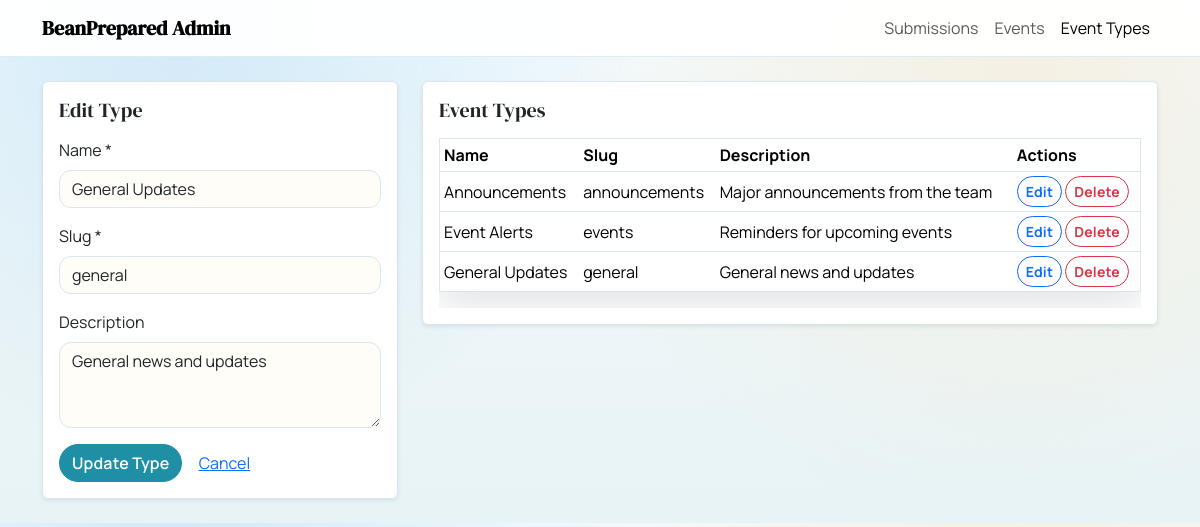
Screenshot of /admin_types.php?edit=1 with the database file from the repository.
### tables this page shows
CREATE TABLE notification_types (
  id INT AUTO_INCREMENT PRIMARY KEY,
  slug VARCHAR(32) NOT NULL UNIQUE,
  name VARCHAR(64) NOT NULL,
  description VARCHAR(255) DEFAULT NULL
);

### admin_types.php (the view, shortened to what this page needs)
<?php
$pdo = db();
$editType = null;
function h(string $value): string
{
    return htmlspecialchars($value, ENT_QUOTES, 'UTF-8');
}
$editId = (int) ($_GET['edit'] ?? 0);
if ($editId > 0) {
    $stmt = $pdo->prepare('SELECT id, slug, name, description FROM notification_types WHERE id = :id');
    $stmt->execute([':id' => $editId]);
    $editType = $stmt->fetch();
}
$types = $pdo->query('SELECT id, slug, name, description FROM notification_types ORDER BY name')->fetchAll();
?><!doctype html>
<html lang="en">
<head>
  <link
    href="https://cdn.jsdelivr.net/npm/bootstrap@5.3.3/dist/css/bootstrap.min.css"
    rel="stylesheet"
  >
  <link rel="stylesheet" href="css/admin.css">
</head>
<body>
  <nav class="navbar navbar-expand-lg bg-body-tertiary border-bottom">
    <div class="container">
      <a class="navbar-brand fw-semibold" href="/Web/beanprepared/backend/admin_events.php">BeanPrepared Admin</a>
      <div class="navbar-nav">
        <a class="nav-link" href="/Web/beanprepared/backend/admin_submissions.php">Submissions</a>
        <a class="nav-link" href="/Web/beanprepared/backend/admin_events.php">Events</a>
        <a class="nav-link active" href="/Web/beanprepared/backend/admin_types.php">Event Types</a>
      </div>
    </div>
  </nav>
  <main class="container py-4">
    <div class="row g-4">
      <div class="col-12 col-lg-4">
        <div class="card shadow-sm">
          <div class="card-body">
            <h5 class="card-title mb-3"><?php echo $editType ? 'Edit Type' : 'Add Type'; ?></h5>
            <form method="post">
              <div class="mb-3">
                <label class="form-label">Name *</label>
                <input class="form-control" name="name" required value="<?php echo h($editType['name'] ?? ''); ?>">
              </div>
              <div class="mb-3">
                <label class="form-label">Slug *</label>
                <input class="form-control" name="slug" required value="<?php echo h($editType['slug'] ?? ''); ?>">
              </div>
              <div class="mb-3">
                <label class="form-label">Description</label>
                <textarea class="form-control" name="description" rows="3"><?php echo h($editType['description'] ?? ''); ?></textarea>
              </div>
              <button type="submit" class="btn btn-warning fw-semibold">
                <?php echo $editType ? 'Update Type' : 'Create Type'; ?>
              </button>
              <?php if ($editType): ?>
                <a class="btn btn-link" href="admin_types.php">Cancel</a>
              <?php endif; ?>
            </form>
          </div>
        </div>
      </div>
      <div class="col-12 col-lg-8">
        <div class="card shadow-sm">
          <div class="card-body">
            <h5 class="card-title mb-3">Event Types</h5>
            <?php if (count($types) === 0): ?>
              <div class="alert alert-secondary">No types defined.</div>
            <?php else: ?>
              <div class="table-responsive">
                <table class="table table-sm align-middle">
                  <thead>
                    <tr>
                      <th>Name</th>
                      <th>Slug</th>
                      <th>Description</th>
                      <th>Actions</th>
                    </tr>
                  </thead>
                  <tbody>
                    <?php foreach ($types as $type): ?>
                      <tr>
                        <td><?php echo h($type['name']); ?></td>
                        <td><?php echo h($type['slug']); ?></td>
                        <td><?php echo h($type['description'] ?? ''); ?></td>
                        <td>
                          <a class="btn btn-sm btn-outline-primary" href="admin_types.php?edit=<?php echo h((string) $type['id']); ?>">Edit</a>
                          <form method="post" style="display:inline-block" onsubmit="return confirm('Delete this type?');">
                            <button class="btn btn-sm btn-outline-danger" type="submit">Delete</button>
                          </form>
                        </td>
                      </tr>
                    <?php endforeach; ?>
                  </tbody>
                </table>
              </div>
            <?php endif; ?>
          </div>
        </div>
      </div>
    </div>
  </main>
</body>
</html>

### css/admin.css (style rules this page uses)
:root { --otr-ink: #1c2730; --otr-muted: #5b6b7a; --otr-paper: #eef6f8; --otr-card: #ffffff; --otr-sand: #f6e6c8; --otr-sky: #6bb7e6; --otr-teal: #1e8fa5; --otr-border: #d8e7ee; --otr-shadow: 0 16px 38px rgba(20, 40, 60, 0.12); --otr-wash: rgba(107, 183, 230, 0.14); }
body { background: radial-gradient(circle at 15% 0%, rgba(107, 183, 230, 0.25) 0%, transparent 40%), radial-gradient(circle at 85% 10%, rgba(246, 230, 200, 0.5) 0%, transparent 42%), linear-gradient(180deg, #f4fbff 0%, var(--otr-paper) 55%, #e7f3f6 100%); color: var(--otr-ink); font-family: "Manrope", "Helvetica Neue", Arial, sans-serif; }
.navbar { background: rgba(255, 255, 255, 0.95) !important; backdrop-filter: blur(8px); border-bottom: 1px solid rgba(30, 143, 165, 0.15) !important; }
.card, .table { background: var(--otr-card); border: 1px solid var(--otr-border); box-shadow: var(--otr-shadow); }
.btn-warning, .btn-outline-warning, .btn-outline-primary, .btn-outline-danger { border-radius: 999px; font-weight: 700; letter-spacing: 0.01em; }
.btn-warning { background: var(--otr-teal); border-color: var(--otr-teal); color: #ffffff; }
.form-control, .form-select { border-radius: 12px; border-color: var(--otr-border); background: #fffdf8; }
h1, h2, h3, .navbar-brand, .card-title { font-family: "DM Serif Display", "Georgia", serif; }
.table td, .table th { border-color: var(--otr-border); }

### rows the page displays
notification_types: name "General Updates", slug "general", description "General news and updates"
notification_types: name "Announcements", slug "announcements", description "Major announcements from the team"
notification_types: name "Event Alerts", slug "events", description "Reminders for upcoming events"
